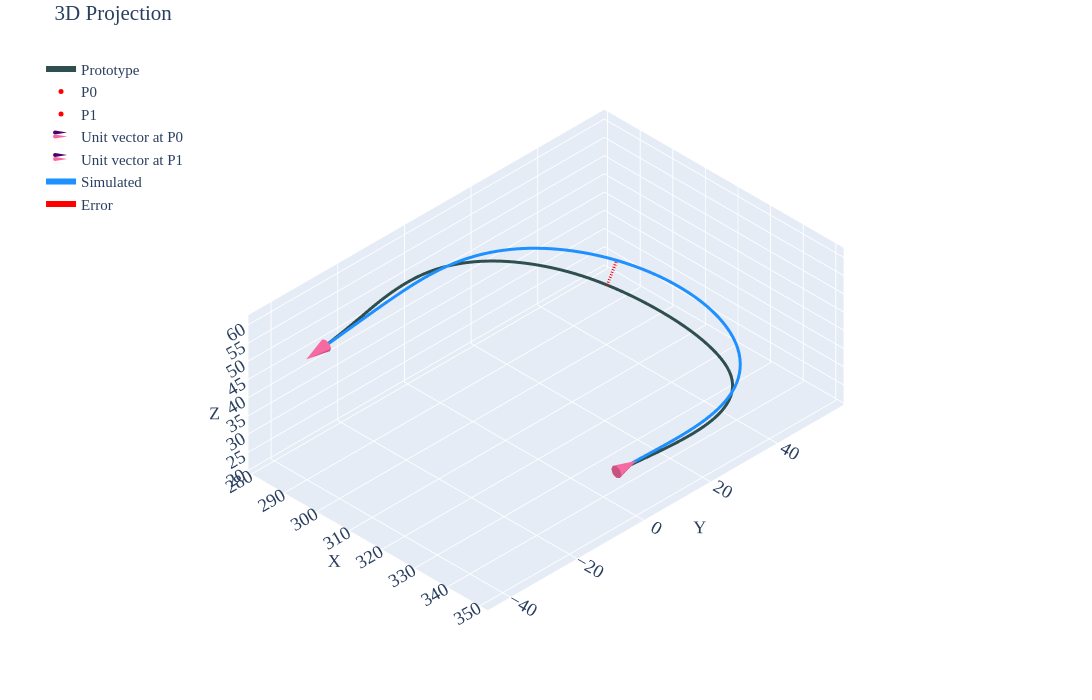

The cell this chart's notebook holds for it:
### Code cell
#| label: p3c1

gravity_looper(psit=3,case=1,youngs_modulus=0.0028874,pfix='new-youngsmod\\')
